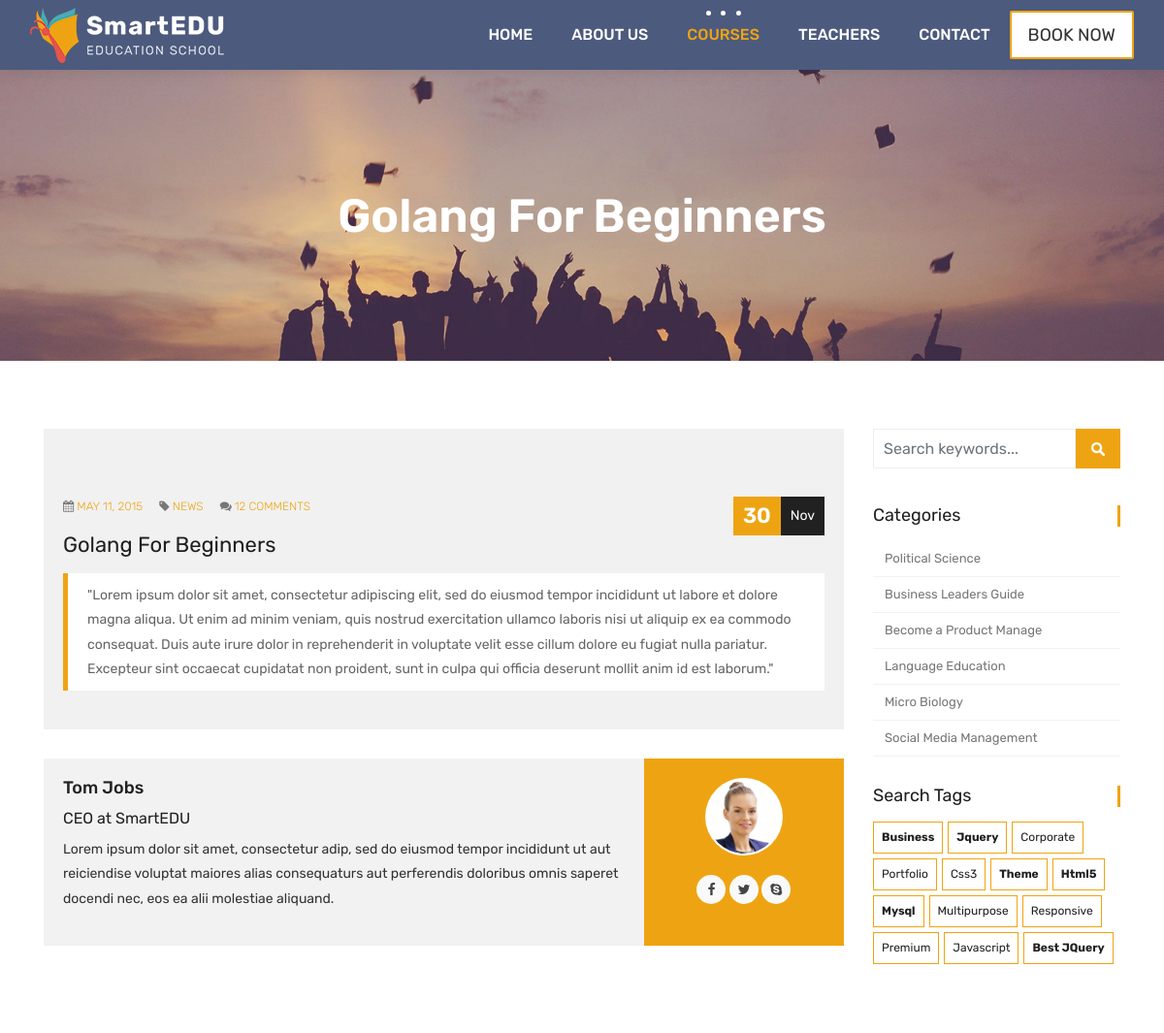
The page /courses/programing/4/ (upper part) on the database as committed earlier.
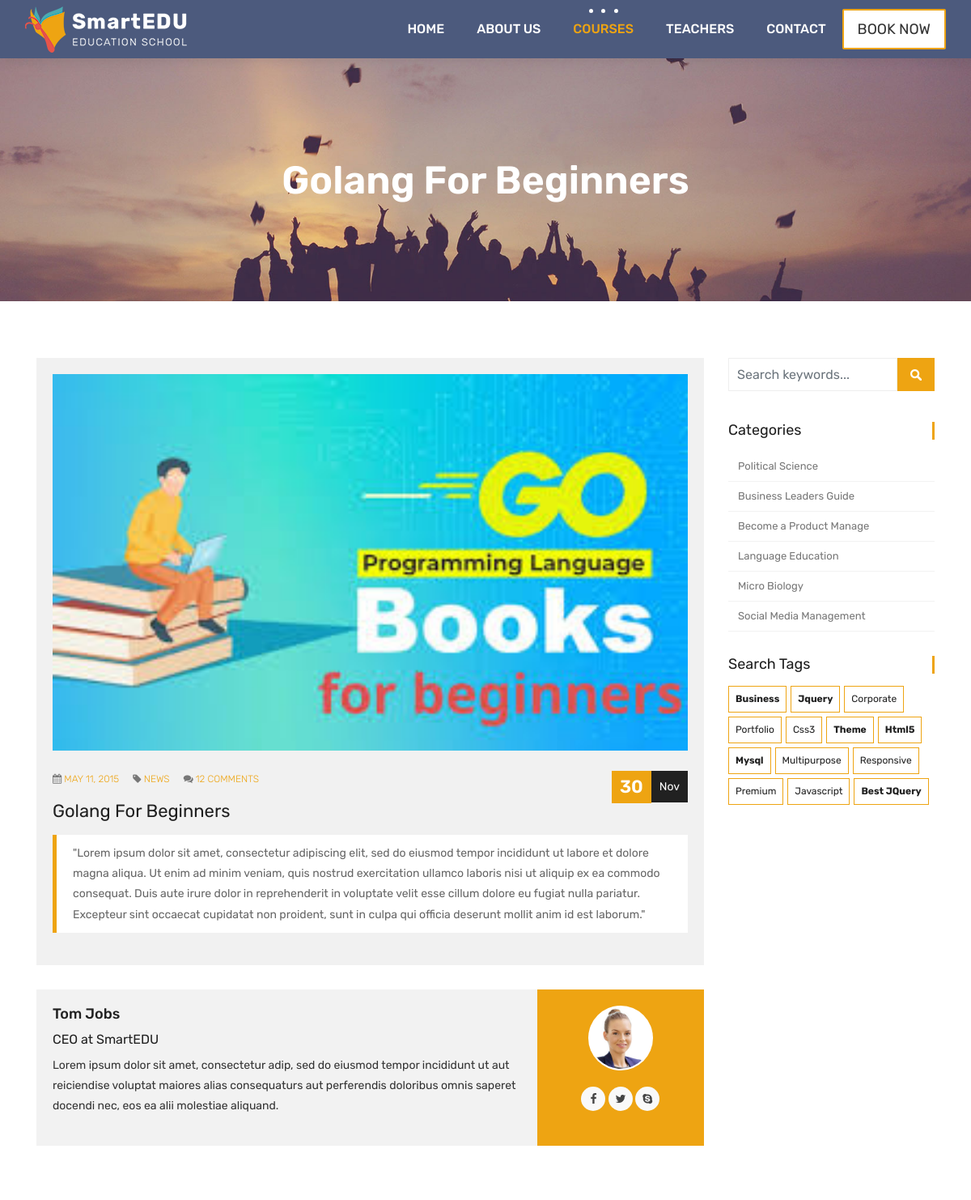
The same page on the database as committed later.
### courses/models.py (models this page shows, shortened)
class Course(models.Model):
    teacher=models.ForeignKey(Teacher,null=True, on_delete=models.CASCADE)
    name=models.CharField(max_length=200, unique=True, verbose_name="Kurs Adı ", help_text="Kurs adını yazınız")
    category=models.ForeignKey(Category,null=True,on_delete=models.DO_NOTHING)
    tags=models.ManyToManyField(Tag, blank=True, null=True)
    description=models.TextField(blank=True,null=True)
    image = models.ImageField(upload_to="courses/%Y/%m/%d/", default="courses/default_course_image.jpg")
    date = models.DateTimeField(auto_now=True)
    available = models.BooleanField(default=True)

### courses/views.py (the view)
# urls.py: path('<slug:category_slug>/<int:course_id>/', views.course_detail, name="course_detail"),
def course_detail(request,category_slug,course_id):
    course=Course.objects.get(category__slug=category_slug, id =course_id)
    context={
        'course':course
    }
    return render(request,'course.html',context)

### templates/course.html
{% extends 'partials/_base.html' %}
{% block content %}
{% load static %}
	<div class="all-title-box">
		<div class="container text-center">
			<h1> {{course.name}}</span></h1>
		</div>
	</div>
    <div id="overviews" class="section wb">
        <div class="container">
            <div class="row">
                <div class="col-lg-9 blog-post-single">
                    <div class="blog-item">
						<div class="image-blog">
							<img src="{{course.image.url}}" alt="" class="img-fluid">
						</div>
						<div class="post-content">
							<div class="post-date">
								<span class="day">30</span>
								<span class="month">Nov</span>
							</div>
							<div class="meta-info-blog">
								<span><i class="fa fa-calendar"></i> <a href="#">May 11, 2015</a> </span>
								<span><i class="fa fa-tag"></i>  <a href="#">News</a> </span>
								<span><i class="fa fa-comments"></i> <a href="#">12 Comments</a></span>
							</div>
							<div class="blog-title">
								<h2><a href="#" title=""></a>{{course.name}}</h2>
							</div>
							<div class="blog-desc">
								<blockquote class="default">
								     {{course.description}}
								</blockquote>
							</div>
						</div>
					</div>
					<div class="blog-author">
						<div class="author-bio">
							<h3 class="author_name"><a href="#">Tom Jobs</a></h3>
							<h5>CEO at <a href="#">SmartEDU</a></h5>
							<p class="author_det">
								Lorem ipsum dolor sit amet, consectetur adip, sed do eiusmod tempor incididunt  ut aut reiciendise voluptat maiores alias consequaturs aut perferendis doloribus omnis saperet docendi nec, eos ea alii molestiae aliquand.
							</p>
						</div>
						<div class="author-desc">
							<img src="images/author.jpg" alt="about author">
							<ul class="author-social">
								<li><a href="#"><i class="fa fa-facebook"></i></a></li>
								<li><a href="#"><i class="fa fa-twitter"></i></a></li>
								<li><a href="#"><i class="fa fa-skype"></i></a></li>
							</ul>
						</div>
					</div>
                </div>
				<div class="col-lg-3 col-12 right-single">
					<div class="widget-search">
						<div class="site-search-area">
							<form method="get" id="site-searchform" action="#">
								<div>
									<input class="input-text form-control" name="search-k" id="search-k" placeholder="Search keywords..." type="text">
									<input id="searchsubmit" value="Search" type="submit">
								</div>
							</form>
						</div>
					</div>
					<div class="widget-categories">
						<h3 class="widget-title">Categories</h3>
						<ul>
							<li><a href="#">Political Science</a></li>
							<li><a href="#">Business Leaders Guide</a></li>
							<li><a href="#">Become a Product Manage</a></li>
							<li><a href="#">Language Education</a></li>
							<li><a href="#">Micro Biology</a></li>
							<li><a href="#">Social Media Management</a></li>
						</ul>
					</div>
					<div class="widget-tags">
						<h3 class="widget-title">Search Tags</h3>
						<ul class="tags">
							<li><a href="#"><b>business</b></a></li>
							<li><a href="#"><b>jquery</b></a></li>
							<li><a href="#">corporate</a></li>
							<li><a href="#">portfolio</a></li>
							<li><a href="#">css3</a></li>
							<li><a href="#"><b>theme</b></a></li>
							<li><a href="#"><b>html5</b></a></li>
							<li><a href="#"><b>mysql</b></a></li>
							<li><a href="#">multipurpose</a></li>
							<li><a href="#">responsive</a></li>
							<li><a href="#">premium</a></li>
							<li><a href="#">javascript</a></li>
							<li><a href="#"><b>Best jQuery</b></a></li>
						</ul>
					</div>
				</div>
            </div>
        </div>
    </div>
    {% endblock %}

Rows that differ between the two databases and show on the page:
changed Course "Golang For Beginners": image: picture added
